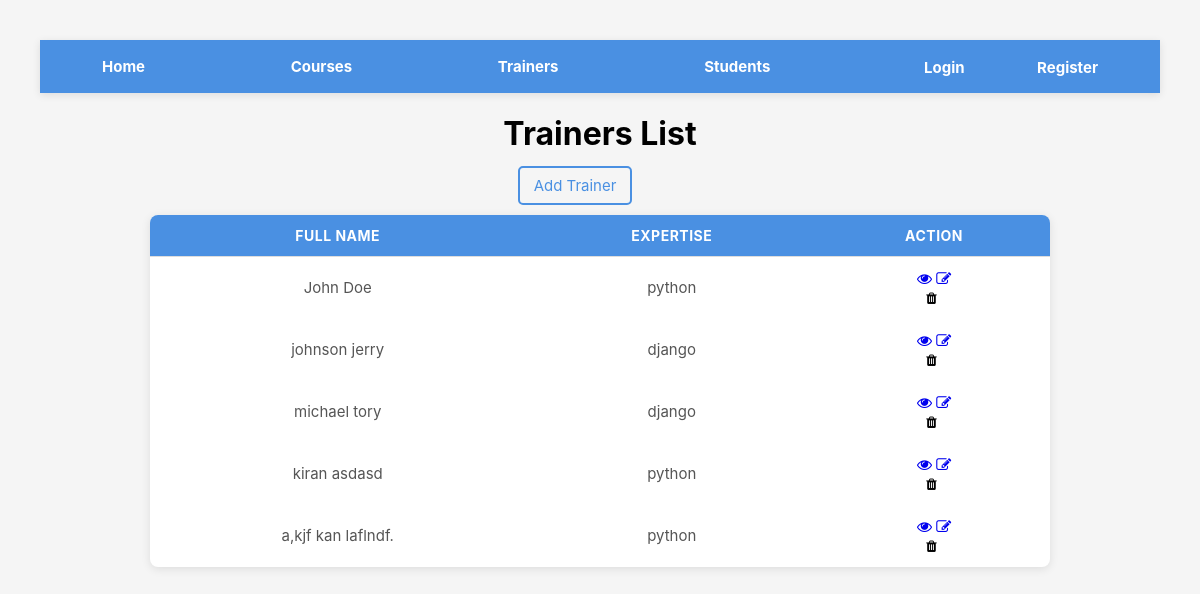
The page /academy/trainers/ on the database as committed earlier.
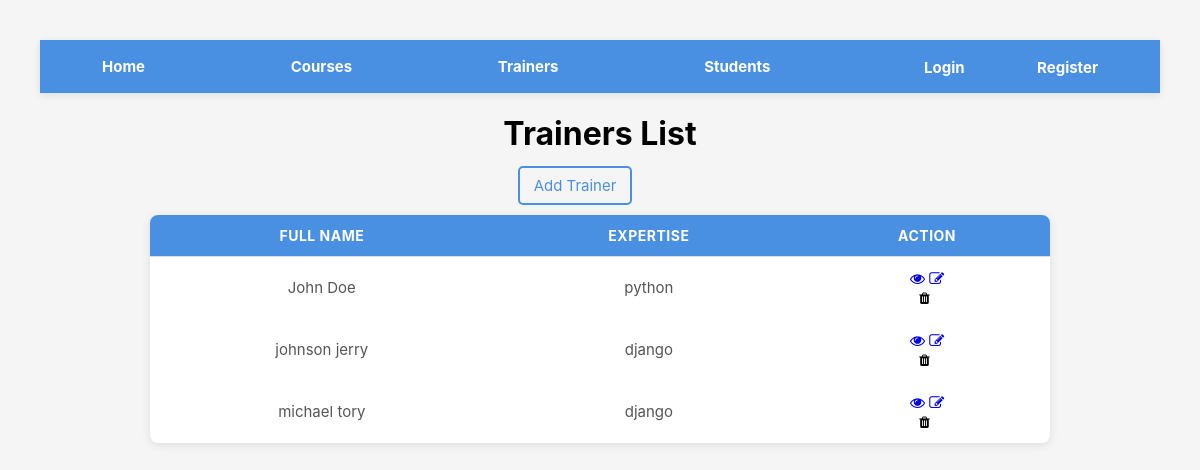
The same page on the database as committed later.
### academy/models.py (models this page shows, shortened)
class Trainer(models.Model):
    expertise_choice = [
    ("python", "Python"),
    ("django", "Django"),
    ("data_science", "Data Science"),
    ]
    first_name = models.CharField(max_length=25)
    last_name = models.CharField(max_length=25)
    email = models.EmailField(unique=True)
    expertise = models.CharField(max_length=100, choices=expertise_choice)
    trainer_photo = models.ImageField(upload_to='images',default="images/default.jpg", blank=True)

### academy/views.py (the view)
# urls.py: path('trainers/', views.trainer,name='trainer'),
def trainer(request):
    trainers = Trainer.objects.all()
    context = {
        'trainers' : trainers,
    }
    return render(request, 'trainer.html',context)

### templates/trainer.html (shortened to what this page needs)
{% extends 'navbar.html' %}
{% load static %}
    {% block content %}
    <h1>Trainers List</h1>
        <a href="{% url 'add_trainer' %}" style=" margin: 10px 50px 20px 0; padding: 8px 14px;border: 2px solid #4a90e2; color: #4a90e2; text-decoration: none; border-radius: 5px; font-size: 15px;">Add Trainer</a>
    <br><br>
        <table>
        <thead>
            <tr>
                <th>Full Name</th>
                <th>Expertise</th>
                <th>Action</th>
            </tr>
        </thead>
        <tbody>
            {% for trainer in trainers %}
            <tr>
                <td>{{trainer.first_name}} {{trainer.last_name}}</td>
                <td>{{trainer.expertise}}</td>
                <td>
                    <div>
                        <a href="{% url 'view_trainer' trainer.id %}"><i class="fa fa-eye"></i></a>
                        <a href="{% url 'edit_trainer' trainer.id %}"><i class="fa fa-edit"></i></a>
                        <form action="{% url 'delete_trainer' trainer.id %}" method="POST">
                            <button type="submit" style="border:none; background:none; cursor:pointer; margin-left: -5px;">
                                <i class="fa fa-trash"></i>
                            </button>
                        </form>
                    </div>
                </td>
            </tr>
        </tbody>
        {% endfor %}
    </table>
    {% endblock %}

Rows that differ between the two databases and show on the page:
removed Trainer: first_name "kiran", last_name "asdasd", expertise "python"
removed Trainer: first_name "a,kjf kan", last_name "laflndf.", expertise "python"
